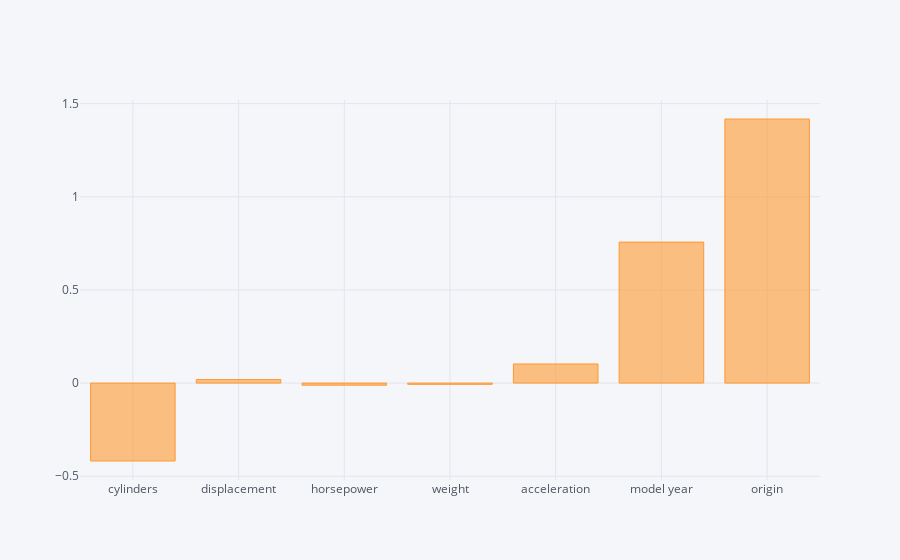

Source (notebook cell):
### Code cell
model.params[1:].iplot(kind='bar')

### Figure 1 — Plotly figure (JSON) as saved in the notebook; plotly's stock layout.template omitted (floating-point values rounded to 4 significant figures)
{"data": [{"marker": {"color": "rgba(255, 153, 51, 0.6)", "line": {"color": "rgba(255, 153, 51, 1.0)", "width": 1}}, "name": "None", "orientation": "v", "text": "", "type": "bar", "uid": "5c348b20-e015-4346-b97b-8e1c9135d6a3", "x": ["cylinders", "displacement", "horsepower", "weight", "acceleration", "model year", "origin"], "y": [-0.4183, 0.01889, -0.01139, -0.006719, 0.1026, 0.7568, 1.418]}], "layout": {"legend": {"bgcolor": "#F5F6F9", "font": {"color": "#4D5663"}}, "paper_bgcolor": "#F5F6F9", "plot_bgcolor": "#F5F6F9", "title": {"font": {"color": "#4D5663"}}, "xaxis": {"gridcolor": "#E1E5ED", "showgrid": true, "tickfont": {"color": "#4D5663"}, "title": {"font": {"color": "#4D5663"}, "text": ""}, "zerolinecolor": "#E1E5ED"}, "yaxis": {"gridcolor": "#E1E5ED", "showgrid": true, "tickfont": {"color": "#4D5663"}, "title": {"font": {"color": "#4D5663"}, "text": ""}, "zerolinecolor": "#E1E5ED"}}}
